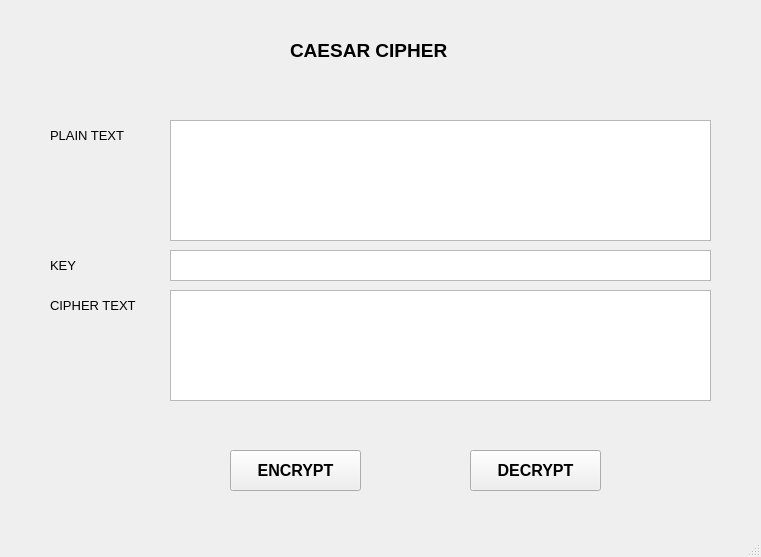
<?xml version="1.0" encoding="UTF-8"?>
<ui version="4.0">
 <class>MainWindow</class>
 <widget class="QMainWindow" name="MainWindow">
  <property name="geometry">
   <rect>
    <x>0</x>
    <y>0</y>
    <width>761</width>
    <height>557</height>
   </rect>
  </property>
  <property name="windowTitle">
   <string>MainWindow</string>
  </property>
  <widget class="QWidget" name="centralwidget">
   <widget class="QLabel" name="label">
    <property name="geometry">
     <rect>
      <x>290</x>
      <y>20</y>
      <width>201</width>
      <height>61</height>
     </rect>
    </property>
    <property name="font">
     <font>
      <family>Arial</family>
      <pointsize>14</pointsize>
      <weight>75</weight>
      <bold>true</bold>
     </font>
    </property>
    <property name="layoutDirection">
     <enum>Qt::LeftToRight</enum>
    </property>
    <property name="text">
     <string>CAESAR CIPHER</string>
    </property>
   </widget>
   <widget class="QLabel" name="label_2">
    <property name="geometry">
     <rect>
      <x>50</x>
      <y>120</y>
      <width>101</width>
      <height>31</height>
     </rect>
    </property>
    <property name="font">
     <font>
      <family>Arial</family>
      <pointsize>10</pointsize>
      <weight>50</weight>
      <bold>false</bold>
     </font>
    </property>
    <property name="layoutDirection">
     <enum>Qt::LeftToRight</enum>
    </property>
    <property name="text">
     <string>PLAIN TEXT</string>
    </property>
   </widget>
   <widget class="QLabel" name="label_3">
    <property name="geometry">
     <rect>
      <x>50</x>
      <y>250</y>
      <width>101</width>
      <height>31</height>
     </rect>
    </property>
    <property name="font">
     <font>
      <family>Arial</family>
      <pointsize>10</pointsize>
      <weight>50</weight>
      <bold>false</bold>
     </font>
    </property>
    <property name="layoutDirection">
     <enum>Qt::LeftToRight</enum>
    </property>
    <property name="text">
     <string>KEY</string>
    </property>
   </widget>
   <widget class="QLabel" name="label_4">
    <property name="geometry">
     <rect>
      <x>50</x>
      <y>290</y>
      <width>111</width>
      <height>31</height>
     </rect>
    </property>
    <property name="font">
     <font>
      <family>Arial</family>
      <pointsize>10</pointsize>
      <weight>50</weight>
      <bold>false</bold>
     </font>
    </property>
    <property name="layoutDirection">
     <enum>Qt::LeftToRight</enum>
    </property>
    <property name="text">
     <string>CIPHER TEXT</string>
    </property>
   </widget>
   <widget class="QPushButton" name="pushButton">
    <property name="geometry">
     <rect>
      <x>230</x>
      <y>450</y>
      <width>131</width>
      <height>41</height>
     </rect>
    </property>
    <property name="font">
     <font>
      <family>Arial</family>
      <pointsize>12</pointsize>
      <weight>75</weight>
      <bold>true</bold>
     </font>
    </property>
    <property name="text">
     <string>ENCRYPT</string>
    </property>
   </widget>
   <widget class="QPushButton" name="pushButton_2">
    <property name="geometry">
     <rect>
      <x>470</x>
      <y>450</y>
      <width>131</width>
      <height>41</height>
     </rect>
    </property>
    <property name="font">
     <font>
      <family>Arial</family>
      <pointsize>12</pointsize>
      <weight>75</weight>
      <bold>true</bold>
     </font>
    </property>
    <property name="text">
     <string>DECRYPT</string>
    </property>
   </widget>
   <widget class="QTextEdit" name="textEdit">
    <property name="geometry">
     <rect>
      <x>170</x>
      <y>120</y>
      <width>541</width>
      <height>121</height>
     </rect>
    </property>
    <property name="font">
     <font>
      <pointsize>12</pointsize>
     </font>
    </property>
   </widget>
   <widget class="QTextEdit" name="textEdit_2">
    <property name="geometry">
     <rect>
      <x>170</x>
      <y>250</y>
      <width>541</width>
      <height>31</height>
     </rect>
    </property>
    <property name="font">
     <font>
      <pointsize>12</pointsize>
     </font>
    </property>
    <property name="tabChangesFocus">
     <bool>false</bool>
    </property>
   </widget>
   <widget class="QTextEdit" name="textEdit_3">
    <property name="geometry">
     <rect>
      <x>170</x>
      <y>290</y>
      <width>541</width>
      <height>111</height>
     </rect>
    </property>
    <property name="font">
     <font>
      <pointsize>12</pointsize>
     </font>
    </property>
    <property name="readOnly">
     <bool>false</bool>
    </property>
   </widget>
  </widget>
  <widget class="QMenuBar" name="menubar">
   <property name="geometry">
    <rect>
     <x>0</x>
     <y>0</y>
     <width>761</width>
     <height>26</height>
    </rect>
   </property>
  </widget>
  <widget class="QStatusBar" name="statusbar"/>
 </widget>
 <resources/>
 <connections/>
</ui>
